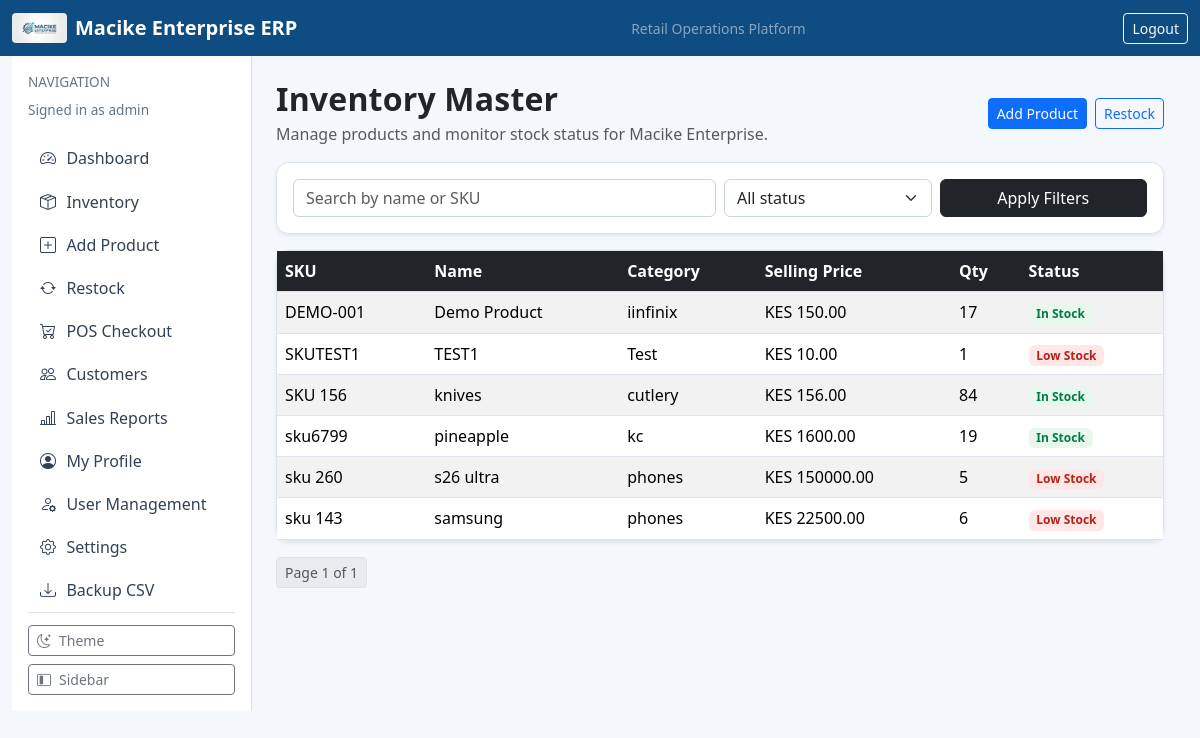
/inventory/ (signed in), run on the app's committed database.
### dashboard/models.py (models this page shows, shortened)
class AppSettings(models.Model):
    class ThemeChoice(models.TextChoices):
        LIGHT = "light", "Light"
        DARK = "dark", "Dark"
        SYSTEM = "system", "System"
    business_name = models.CharField(max_length=120, default="Macike Enterprise")
    logo_url = models.CharField(max_length=255, blank=True, help_text="Set a web/static path e.g. /static/img/macike-logo.png")
    business_address = models.CharField(max_length=255, blank=True, default="Mombasa, Kenya")
    business_phone = models.CharField(max_length=40, blank=True, default="")
    business_email = models.EmailField(blank=True, default="")
    currency_code = models.CharField(max_length=10, default="KES")
    vat_rate = models.DecimalField(max_digits=5, decimal_places=2, default=16.00)
    invoice_terms = models.CharField(max_length=255, default="Pay via M-Pesa. Payment due within 5 days.")
    receipt_footer = models.CharField(max_length=255, default="Thank you for shopping with Macike Enterprise.")
    theme = models.CharField(max_length=10, choices=ThemeChoice.choices, default=ThemeChoice.LIGHT)
    compact_mode = models.BooleanField(default=False)
    default_payment_method = models.CharField(max_length=20, default="CASH")
    require_phone_for_mpesa = models.BooleanField(default=True)
    auto_open_receipt = models.BooleanField(default=True)
    updated_at = models.DateTimeField(auto_now=True)
    @classmethod
    def get_solo(cls):
        obj, _ = cls.objects.get_or_create(pk=1)
        return obj

### accounts/models.py (models this page shows, shortened)
class CustomUser(AbstractUser):
    class Roles(models.TextChoices):
        ADMIN = "ADMIN", "Administrator"
        MANAGER = "MANAGER", "Manager"
        CASHIER = "CASHIER", "Cashier"
        AUDITOR = "AUDITOR", "Auditor"
    role = models.CharField(max_length=20, choices=Roles.choices, default=Roles.CASHIER)
    phone_number = models.CharField(max_length=15, blank=True, null=True)

### inventory/models.py (models this page shows, shortened)
class Product(models.Model):
    category = models.ForeignKey(ProductCategory, on_delete=models.PROTECT, related_name="products")
    supplier = models.ForeignKey(Supplier, on_delete=models.SET_NULL, blank=True, null=True, related_name="products")
    name = models.CharField(max_length=200)
    sku = models.CharField(max_length=50, unique=True)
    cost_price = models.DecimalField(max_digits=10, decimal_places=2, validators=[MinValueValidator(0)])
    selling_price = models.DecimalField(max_digits=10, decimal_places=2, validators=[MinValueValidator(0)])
    quantity = models.PositiveIntegerField(default=0)
    reorder_level = models.PositiveIntegerField(default=10)
    @property
    def is_low_stock(self) -> bool:
        return self.quantity <= self.reorder_level

class ProductCategory(models.Model):
    name = models.CharField(max_length=100, unique=True)
    description = models.TextField(blank=True)
    is_active = models.BooleanField(default=True)

### inventory/views.py (the view)
# urls.py: path("", product_list, name="inventory-list"),
@login_required
def product_list(request):
    products_qs = Product.objects.select_related("category").all().order_by("name")
    q = request.GET.get("q", "").strip()
    status = request.GET.get("status", "").strip()
    if q:
        products_qs = products_qs.filter(models.Q(name__icontains=q) | models.Q(sku__icontains=q))
    if status == "low":
        products_qs = products_qs.filter(quantity__lte=models.F("reorder_level"))
    elif status == "ok":
        products_qs = products_qs.filter(quantity__gt=models.F("reorder_level"))
    paginator = Paginator(products_qs, 8)
    page_obj = paginator.get_page(request.GET.get("page"))
    return render(
        request,
        "inventory/product_list.html",
        {"products": page_obj.object_list, "page_obj": page_obj, "q": q, "status": status},
    )

### dashboard/context_processors.py (called while the page is built)
def app_settings(request):
    return {"app_settings": AppSettings.get_solo()}

### templates/inventory/product_list.html (shortened to what this page needs)
{% extends "base.html" %}
{% block content %}
<div class="d-flex justify-content-between align-items-center mb-3">
    <div>
        <h2 class="section-title mb-1">Inventory Master</h2>
        <p class="text-muted mb-0">Manage products and monitor stock status for Macike Enterprise.</p>
    </div>
    <div class="d-flex gap-2">
        <a class="btn btn-primary btn-sm" href="/inventory/new/">Add Product</a>
        <a class="btn btn-outline-primary btn-sm" href="/inventory/restock/">Restock</a>
    </div>
</div>
<div class="card shadow-sm mb-3">
    <div class="card-body">
        <form method="get" class="row g-2">
            <div class="col-md-6">
                <input class="form-control" type="text" name="q" value="{{ q }}" placeholder="Search by name or SKU">
            </div>
            <div class="col-md-3">
                <select class="form-select" name="status">
                    <option value="" {% if not status %}selected{% endif %}>All status</option>
                </select>
            </div>
            <div class="col-md-3 d-grid">
                <button class="btn btn-dark" type="submit">Apply Filters</button>
            </div>
        </form>
    </div>
</div>
<div class="card shadow-sm">
    <div class="table-responsive">
        <table class="table table-striped table-hover mb-0">
            <thead class="table-dark">
                <tr>
                    <th>SKU</th><th>Name</th><th>Category</th><th>Selling Price</th><th>Qty</th><th>Status</th>
                </tr>
            </thead>
            <tbody>
                {% for p in products %}
                    <tr>
                        <td>{{ p.sku }}</td>
                        <td>{{ p.name }}</td>
                        <td>{{ p.category.name }}</td>
                        <td>KES {{ p.selling_price }}</td>
                        <td>{{ p.quantity }}</td>
                        <td>
                            {% if p.is_low_stock %}
                                <span class="badge badge-soft-danger">Low Stock</span>
                            {% else %}
                                <span class="badge badge-soft-success">In Stock</span>
                            {% endif %}
                        </td>
                    </tr>
                {% empty %}
                    <tr><td colspan="6" class="text-center">No products yet.</td></tr>
                {% endfor %}
            </tbody>
        </table>
    </div>
</div>
{% if page_obj %}
<nav class="mt-3" aria-label="Products pagination">
    <ul class="pagination pagination-sm">
        <li class="page-item disabled"><span class="page-link">Page {{ page_obj.number }} of {{ page_obj.paginator.num_pages }}</span></li>
    </ul>
</nav>
{% endif %}
{% endblock %}

### templates/base.html (shortened to what this page needs)
<!doctype html>
<html lang="en">
<head>
    <link href="https://cdn.jsdelivr.net/npm/bootstrap@5.3.3/dist/css/bootstrap.min.css" rel="stylesheet">
    <link href="https://cdn.jsdelivr.net/npm/bootstrap-icons@1.11.3/font/bootstrap-icons.css" rel="stylesheet">
</head>
<body class="{% if app_settings.theme == 'dark' %}theme-dark{% endif %}{% if app_settings.compact_mode %} compact{% endif %}">
    <nav class="navbar navbar-expand-lg navbar-dark" style="background: var(--brand-primary);">
        <div class="container-fluid">
            <a class="navbar-brand fw-semibold d-flex align-items-center gap-2" href="/">
                {% if app_settings.logo_url %}
                    <img src="{{ app_settings.logo_url }}" alt="Business Logo" style="height: 30px; width: auto; border-radius: 4px;">
                {% endif %}
                <span>{{ app_settings.business_name }} ERP</span>
            </a>
            <span class="text-white-50 small d-none d-md-inline">Retail Operations Platform</span>
            {% if user.is_authenticated %}
                <form method="post" action="/logout/" class="d-inline">
                    <button class="btn btn-outline-light btn-sm" type="submit">Logout</button>
                </form>
            {% endif %}
        </div>
    </nav>
    <main class="container-fluid app-shell">
        <div class="row g-0">
            {% if user.is_authenticated %}
            <aside class="sidebar-col p-3 border-end bg-white d-flex flex-column">
                <div>
                    <p class="text-uppercase app-subtitle mb-2 sidebar-caption">Navigation</p>
                    <p class="app-subtitle sidebar-role mb-3">Signed in as {{ user.username }}</p>
                </div>
                <div class="flex-grow-1">
                    <a class="sidebar-link" href="/" title="Dashboard"><i class="bi bi-speedometer2"></i><span class="link-text">Dashboard</span></a>
                    <a class="sidebar-link" href="/inventory/" title="Inventory"><i class="bi bi-box-seam"></i><span class="link-text">Inventory</span></a>
                    <a class="sidebar-link" href="/inventory/new/" title="Add Product"><i class="bi bi-plus-square"></i><span class="link-text">Add Product</span></a>
                    <a class="sidebar-link" href="/inventory/restock/" title="Restock"><i class="bi bi-arrow-repeat"></i><span class="link-text">Restock</span></a>
                    <a class="sidebar-link" href="/sales/pos/" title="POS Checkout"><i class="bi bi-cart-check"></i><span class="link-text">POS Checkout</span></a>
                    <a class="sidebar-link" href="/sales/customers/" title="Customers"><i class="bi bi-people"></i><span class="link-text">Customers</span></a>
                    <a class="sidebar-link" href="/sales/report/" title="Sales Reports"><i class="bi bi-bar-chart-line"></i><span class="link-text">Sales Reports</span></a>
                    <a class="sidebar-link" href="/profile/" title="My Profile"><i class="bi bi-person-circle"></i><span class="link-text">My Profile</span></a>
                    {% if user.role == "ADMIN" or user.is_superuser %}
                    <a class="sidebar-link" href="/accounts/users/" title="User Management"><i class="bi bi-person-gear"></i><span class="link-text">User Management</span></a>
                    {% endif %}
                    <a class="sidebar-link" href="/settings/" title="Settings"><i class="bi bi-gear"></i><span class="link-text">Settings</span></a>
                    <a class="sidebar-link" href="/backup/export/csv/" title="Backup CSV"><i class="bi bi-download"></i><span class="link-text">Backup CSV</span></a>
                </div>
                <div class="sidebar-footer d-grid gap-2">
                    <button id="themeToggle" class="btn btn-outline-secondary btn-sm sidebar-control-btn" type="button" title="Toggle light/dark theme">
                        <i id="themeToggleIcon" class="bi bi-moon-stars"></i><span class="link-text">Theme</span>
                    </button>
                    <button id="sidebarToggle" class="btn btn-outline-secondary btn-sm sidebar-control-btn" type="button" title="Toggle sidebar">
                        <i class="bi bi-layout-sidebar-inset"></i><span class="link-text">Sidebar</span>
                    </button>
                </div>
            </aside>
            <section class="content-col p-4">
            {% else %}
            <section class="col-12 p-4">
            {% endif %}
                {% block content %}{% endblock %}
            </section>
        </div>
    </main>
</body>
</html>

### templates/base.html (style rules this page uses)
:root { --brand-primary: #0f4c81; --brand-accent: #1f9d8b; --brand-bg: #f4f7fb; }
body { background: var(--brand-bg); }
.app-shell { min-height: calc(100vh - 56px); }
.app-shell .sidebar-col { width: 240px; transition: width 0.28s ease; overflow: hidden; }
.app-shell .content-col { width: calc(100% - 240px); transition: width 0.28s ease; }
.card { border: 1px solid #dbe3ec; border-radius: 0.8rem; box-shadow: 0 1px 3px rgba(15, 23, 42, 0.06); }
.table { border-color: #dbe3ec; }
.table > :not(caption) > * > * { border-bottom-color: #dbe3ec; }
.form-control, .form-select { border: 1px solid #cbd5e1; box-shadow: none; }
.badge-soft-danger { background: #ffe7e7; color: #b42318; }
.badge-soft-success { background: #e8f7ee; color: #027a48; }
.section-title { font-weight: 700; letter-spacing: 0.2px; }
.sidebar-link { color: #334155; text-decoration: none; padding: 0.6rem 0.75rem; border-radius: 0.5rem; display: flex; align-items: center; gap: 0.65rem; white-space: nowrap; }
.sidebar-link i { width: 1rem; text-align: center; font-size: 1rem; }
.sidebar-link .link-text { transition: opacity 0.2s ease; }
.app-subtitle { font-size: 0.85rem; color: #64748b; }
.sidebar-footer { border-top: 1px solid #dbe3ec; padding-top: 0.75rem; margin-top: auto; }
.sidebar-control-btn { width: 100%; display: flex; align-items: center; gap: 0.5rem; justify-content: flex-start; }

### data on the page
AppSettings: logo_url (picture), business_name "Macike Enterprise"
CustomUser: username "admin"
Product: sku "DEMO-001", name "Demo Product", category.name "iinfinix", selling_price "150.00", quantity "17", reorder_level "In Stock"
Product: sku "SKUTEST1", name "TEST1", category.name "Test", selling_price "10.00", quantity "1", reorder_level "Low Stock"
Product: sku "SKU 156", name "knives", category.name "cutlery", selling_price "156.00", quantity "84", reorder_level "In Stock"
Product: sku "sku6799", name "pineapple", category.name "kc", selling_price "1600.00", quantity "19", reorder_level "In Stock"
Product: sku "sku 260", name "s26 ultra", category.name "phones", selling_price "150000.00", quantity "5", reorder_level "Low Stock"
Product: sku "sku 143", name "samsung", category.name "phones", selling_price "22500.00", quantity "6", reorder_level "Low Stock"

### other printed values
{{ page_obj.number }} "1"
{{ page_obj.paginator.num_pages }} "1"
